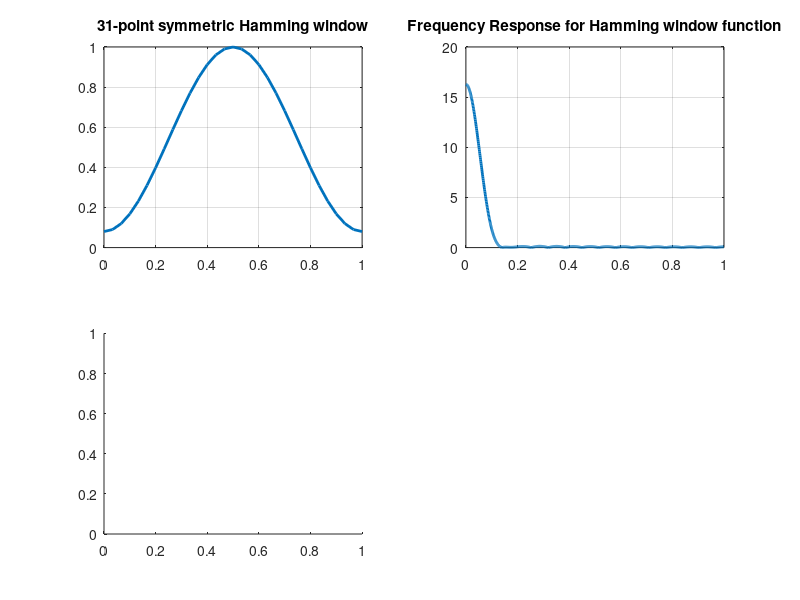

Recreate this plot in MATLAB. (Note: this script raises an error after producing the figure.)
f = [0 pi/6 pi/6 pi];H = [1 1 0 0];M = 31;w = 0:pi/30:pi;subplot(2,2,1);h = hamming(M);plot(w/pi,h,'linewidth', 2);grid on;title('31-point symmetric Hamming window');subplot(2,2,2);[H1,w] = freqz(h,1,1024);plot(w/pi,abs(H1),'linewidth', 2);grid on;title('Frequency Response for Hamming window function');subplot(2,2,3);B = fir1(M-1,1/6,h); %It uses Hamming window of length M+1 by default if not specified[H2,w] = freqz(B,1,1024);plot(w/pi,abs(H2),'linewidth', 2);grid on;ylabel('Amplitude');xlabel('Radian Frequency');title('Frequency Response of FIR filter using Hamming window');gk = 20*log(abs(H2));subplot(2,2,4);plot(w/pi,gk,'linewidth', 2);grid on;ylabel('dB');xlabel('Radian Frequency');%_______________________________________________________________w = 0:pi/30:pi;figure(2);h = hanning(M);subplot(2,2,1);plot(w/pi,h,'linewidth', 2);title('31-point symmetric Hanning window');grid on;subplot(2,2,2);[H1,w] = freqz(h,1,1024);plot(w/pi,abs(H1),'linewidth', 2);title('Frequency Response for Hanning window function');grid on;subplot(2,2,3);B = fir1(M-1,1/6,h); %It uses Hamming window of length M+1 by default[H2,w] = freqz(B,1,1024);plot(w/pi,abs(H2),'linewidth', 2);grid on;ylabel('Amplitude');xlabel('Radian Frequency');title('Frequency Response of FIR filter using Hanning window');gk = 20*log(abs(H2));subplot(2,2,4);plot(w/pi,gk,'linewidth', 2);grid on;ylabel('dB');xlabel('Radian Frequency');%_______________________________________________________________w = 0:pi/30:pi;figure(3);subplot(2,2,1);h = blackman(M);plot(w/pi,h,'linewidth', 2);grid on;title('31-point symmetric Blackman window');subplot(2,2,2);[H1,w] = freqz(h,1,1024);plot(w/pi,abs(H1),'linewidth', 2);grid on;title('Frequency Response for Blackman window function');subplot(2,2,3);B = fir1(M-1,1/6,h); %It uses Hamming window of length M+1 by default[H2,w] = freqz(B,1,1024);plot(w/pi,abs(H2),'linewidth', 2);grid on;ylabel('Amplitude');xlabel('Radian Frequency');title('Frequency Response of FIR filter using Blackman window');gk = 20*log(abs(H2));subplot(2,2,4);plot(w/pi,gk,'linewidth', 2);grid on;ylabel('dB');xlabel('Radian Frequency');%_______________________________________________________________w = 0:pi/30:pi;figure(4);subplot(2,2,1);h = bartlett(M);plot(w/pi,h,'linewidth', 2);grid on;title('31-point Bartlett window');subplot(2,2,2);[H1,w] = freqz(h,1,1024);plot(w/pi,abs(H1),'linewidth', 2);grid on;title('Frequency Response for Bartlett window function');subplot(2,2,3);B = fir1(M-1,1/6,h); %It uses Hamming window of length M+1 by default[H2,w] = freqz(B,1,1024);plot(w/pi,abs(H2),'linewidth', 2);grid on;ylabel('Amplitude');xlabel('Radian Frequency');title('Frequency Response of FIR filter using Bartlett window');gk = 20*log(abs(H2));subplot(2,2,4);plot(w/pi,gk,'linewidth', 2);grid on;ylabel('dB');xlabel('Radian Frequency');%_______________________________________________________________figure(5);M = 61;w = 0:pi/60:pi;subplot(2,2,1);h = hamming(M);plot(w/pi,h,'linewidth', 2);grid on;title('61-point symmetric Hamming window');subplot(2,2,2);[H1,w] = freqz(h,1,1024);plot(w/pi,abs(H1),'linewidth', 2);grid on;title('Frequency Response for Hamming window function');subplot(2,2,3);B = fir1(M-1,1/6,h);%It uses Hamming window of length M+1 by default[H2,w] = freqz(B,1,1024);plot(w/pi,abs(H2),'linewidth', 2);grid on;ylabel('Amplitude');xlabel('Radian Frequency');title('Frequency Response of FIR filter using Hamming window');gk = 20*log(abs(H2));subplot(2,2,4);plot(w/pi,gk,'linewidth', 2);grid on;ylabel('dB');xlabel('Radian Frequency');end